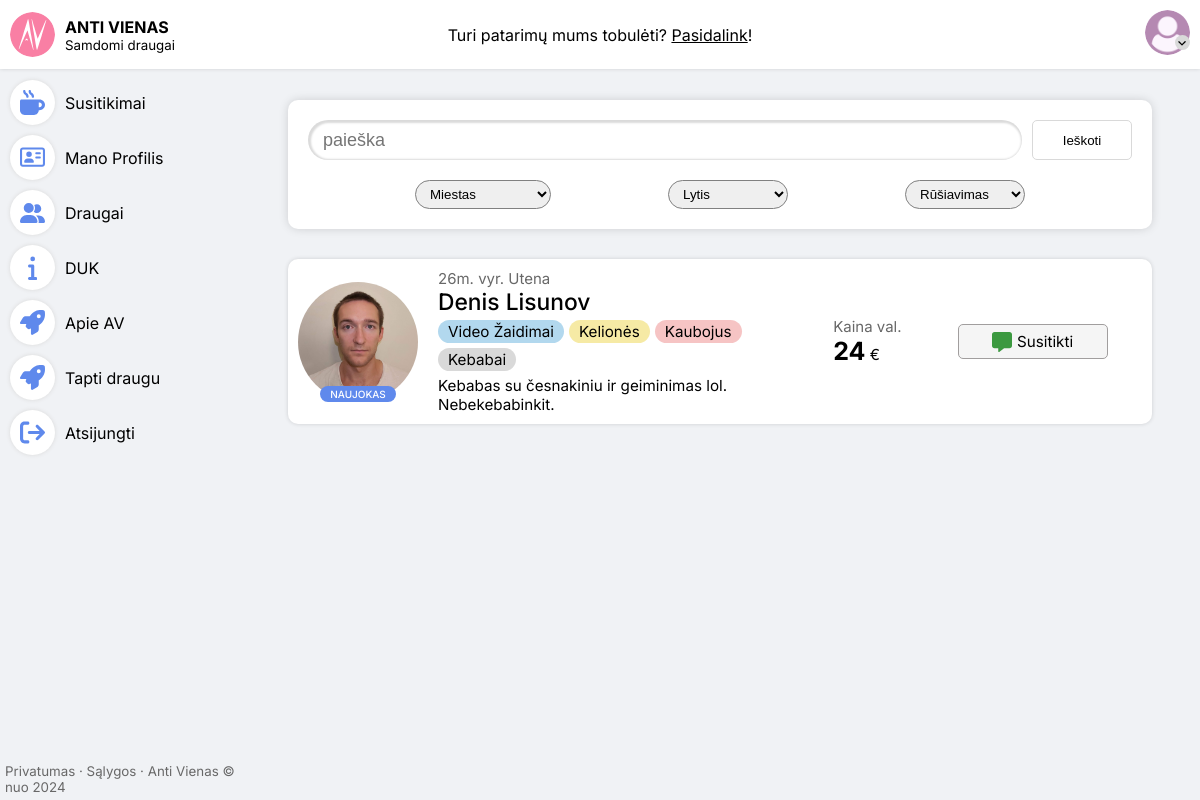
Page / (signed in) on the committed database.
### antivienas/database/models.py (models this page shows, shortened)
class FriendSetting(models.Model):
    friend =            models.OneToOneField(User, related_name="friend", on_delete=models.CASCADE, primary_key=True)
    price_per_hour =    models.PositiveIntegerField(default=0)
    is_public =         models.BooleanField(default=False)
    account_number =            models.CharField(max_length=20, blank=True)
    account_holder_details =    models.CharField(max_length=200, blank=True)
    level =     models.SmallIntegerField(choices=LvlOfExperience, default=LvlOfExperience.NEWBIE)
    created =   models.DateTimeField(auto_now_add=True)

class User(AbstractUser):
    is_id_verified =    models.BooleanField(default=False)
    id_img =            models.ImageField(upload_to=user_img_upload_path, blank=True, null=True)
    profile_type =      models.CharField(max_length=6, choices=ProfileTypes, default=ProfileTypes.USER)
    birthday =          models.DateField(default=dt.date(1998,5,14))
    city =              models.CharField(max_length=15,choices=CityOfService,null=True,blank=True)
    job =               models.CharField(max_length=40, blank=True)
    description =       models.TextField(max_length=2500, blank=True)
    gender =            models.CharField(max_length=10, choices=Genders, blank=True, null=True)
    education =         models.CharField(max_length=15, choices=EducationChoices, blank=True, null=True)
    selected_avatar =  models.SmallIntegerField(default=0)
    interest_one =      models.CharField(max_length=50, blank=True)
    interest_two =      models.CharField(max_length=50, blank=True)
    interest_three =    models.CharField(max_length=50, blank=True)
    interest_four =     models.CharField(max_length=50, blank=True)
    interest_color_one =    models.CharField(max_length=7, choices=InterestColorHexes, default=InterestColorHexes.GRAY)
    interest_color_two =    models.CharField(max_length=7, choices=InterestColorHexes, default=InterestColorHexes.GRAY)
    interest_color_three =  models.CharField(max_length=7, choices=InterestColorHexes, default=InterestColorHexes.GRAY)
    interest_color_four =   models.CharField(max_length=7, choices=InterestColorHexes, default=InterestColorHexes.GRAY)
    orders_completed =  models.PositiveIntegerField(default=0)
    @property
    def age(self):
        return int((dt.datetime.now().date() - self.birthday).days / 365.25)
    @property
    def avatar(self):
        return UserProfilePicture.avatar(self)

class UserProfilePicture(models.Model):
    user = models.ForeignKey(User, on_delete=models.CASCADE, related_name="images")
    image = models.ImageField(upload_to=user_img_upload_path)
    is_avatar = models.BooleanField(default=False)
    created =   models.DateTimeField(auto_now_add=True)
    @classmethod
    def avatar(cls, user):
        try:
            image = UserProfilePicture.objects.filter(user=user, is_avatar=True)[0]
        except:
            return None
        return image

### antivienas/backend/views.py (the view)
# urls.py: path('', views.index_page, name="index"),
def index_page(request):
    template = "pages/index.html"
    context = {'cities': CITY_CHOICES, 'genders': GENDERS}
    search_query = request.GET.get('q') if request.GET.get('q') != None else ''
    city = request.GET.get('city') if request.GET.get('city') != None else ''
    if city:
        city = CITY_CHOICES[city]
    gender = request.GET.get('gender') if request.GET.get('gender') != None else ''
    if gender:
        gender = GENDERS[gender]
    sort_by = request.GET.get('filter-by') if request.GET.get('filter-by') != None else ''
    context['search_query'] = search_query
    context['city'] = city
    context['gender'] = gender
    context['sort_by'] = sort_by
    friends = FriendSetting.objects.filter(
        Q(is_public=True) &
        Q(friend__city__icontains=city) &
        Q(friend__gender__icontains=gender)
    )
    for query in search_query.split(" "):
        friends = friends.filter(Q(friend__first_name__icontains=query) | Q(friend__last_name__icontains=query))
    if friends:
        match sort_by:
            case 'age_up':
                friends = friends.order_by('-friend__birthday')
            case 'age_down':
                friends = friends.order_by('friend__birthday')
            case _:
                pass
    context['friends'] = friends
    return render(request, template, context)

### antivienas/frontend/templates/pages/index.html (shortened to what this page needs)
<!DOCTYPE html>
{% load static %}
<html lang="lt">
<head>
    <link rel="stylesheet" href="{% static 'styles/style.css' %}" />
</head>
<body>
    {% include "components/top-nav.html" %}
    <main class="main-double-split">
        <div class="left-container">
            {% include "components/side-nav.html" %}
            {% include "components/terms-of-service.html" %}
        </div>
        <div class="middle-container">
            {% include "components/search-box.html" %}
            {% if friends %}
            {% for friend in friends %}
                {% include "components/friend-card.html" %}
            {% endfor %}
            {% else %}
            <p class="no-results-search">
                Draugų, su tokiais paieškos parametrais, neradome. Galbūt nori <a href="#">būti pirmas</a>?
            </p>
            {% endif %}
        </div>
    </main>
</body>
</html>

### antivienas/frontend/templates/components/friend-card.html (shortened to what this page needs)
{% load static %}
<div class="friend-card-container">
    <a class="info-shell" href="{% url 'profile' friend.friend.pk %}">
        <div class="left-part">
            {% if friend.friend.avatar %}
            <img src="{{ friend.friend.avatar.image.url }}" alt="">
            {% else %}
            <img src="{% static 'assets/user-no-avatar.png' %}" alt="">
            {% endif %}
            <div class="level-container">
                <p class="level" style="background-color: var(--blue);">{% if friend.friend.gender == "Vyras" %}{{ friend.get_level_display }}{% else %}{{ friend.get_level_display|slice:"0:-2"|add:"ė" }}{% endif %}</p>
            </div>
        </div>
        <div class="right-part">
                <div class="header">
                    <small>{{ friend.friend.age }}m. {{ friend.friend.gender|lower|slice:"0:3" }}. {{ friend.friend.city|title }}</small>
                </div>
                <div class="name-part">
                    <h2>{{ friend.friend.first_name|title }} {{ friend.friend.last_name|title }}</h2>
                </div>
                <div class="interest-container">
                    {% include "components/interests-duplicate.html" %}
                </div>
                <div class="description-shell">
                    <p>{{ friend.friend.description|truncatechars:150 }}</p>
                </div>
        </div>
    <div class="price-part">
        <small>Kaina val. </small>
        <span><strong>{{ friend.price_per_hour }}</strong> €</span>
    </div>
    </a>
    <div class="action-part">
        <a href="#" class="meetup-btn">
            <span>Susitikti</span>
        </a>
    </div>
</div>

### antivienas/frontend/templates/components/interests-duplicate.html
{% if friend.friend.interest_one %}
<p class="interest-item" style="background-color: {{ friend.friend.interest_color_one }};">{{friend.friend.interest_one}}</p>
{% endif %}
{% if friend.friend.interest_two %}
<p class="interest-item" style="background-color: {{ friend.friend.interest_color_two }};">{{friend.friend.interest_two}}</p>
{% endif %}
{% if friend.friend.interest_three %}
<p class="interest-item" style="background-color: {{ friend.friend.interest_color_three }};">{{friend.friend.interest_three}}</p>
{% endif %}
{% if friend.friend.interest_four %}
<p class="interest-item" style="background-color: {{ friend.friend.interest_color_four }};">{{friend.friend.interest_four}}</p>
{% endif %}

### static/styles/style.css (style rules this page uses)
:root { --bg: #F0F2F5; --component-bg: white; --text: black; --gray: #686868; --light-gray: #D9D9D9; --nav-hover: #E8E9EA; --fade: #00000025; --expander-gray: #EAEAEA; --blue: #5f89ec; --soft-blue: #C9DEFF; --blue-hover: #81a6fd; --blue-notification: #A5CFED; --star-color: #FFD600; --yellow: #F6EAA5; --checkmark-color: #3c9940; --light-green: #CFF8D1; --light-green-hover: #b0f5b6; --accept-color: #84DC75; --pink: #F97FA4; --red: #FF8C8C; }
*,*::before,*::after { box-sizing: border-box; margin: 0; }
html, body { height: 100%; }
body { font-family: 'Inter', sans-serif; background-color: var(--bg); }
a { color: var(--text); text-decoration: none; }
.main-double-split { display: grid; grid-template-columns: 1fr 4fr; }
main { padding-top: 70px; height: 100%; }
.left-container { padding: 5px; display: flex; flex-direction: column; justify-content: space-between; }
.middle-container { align-items: center; -ms-overflow-style: none; scrollbar-width: none; overflow-y: scroll; }
.friend-card-container { width: 90%; background-color: var(--component-bg); padding: 10px; border-radius: 10px; box-shadow: 0px 0px 4px 0px var(--fade); margin: auto; margin-bottom: 15px; font-size: 0.95em; height: auto; min-height: 155px; display: grid; grid-template-columns: 1fr 0.35fr; }
.friend-card-container .info-shell { align-items: center; gap: 20px; display: flex; justify-content: space-between; }
.friend-card-container img { max-width: 120px; border-radius: 50%; }
.friend-card-container .left-part { display: flex; flex-direction: column; align-items: center; gap: 5px; min-width: 120px; justify-content: center; position: relative; max-height: 130px; }
.friend-card-container .right-part { display: flex; flex-direction: column; width: 100%; justify-content: center; max-width: 400px; }
.friend-card-container .action-part { align-content: center; width: 100%; }
.action-part a, .btn-container a, .btn-container button { height: 35px; padding: 0 20px; border: 1px solid #a19e9e; background: #f5f5f5; border-radius: 5px; cursor: pointer; text-decoration: none; align-content: center; text-align: center; display: flex; justify-content: center; align-items: center; gap: 5px; }
.action-part a { margin: auto; }
.action-part a, .meetup-btn { width: 150px; }
.friend-card-container .level-container { position: absolute; bottom: 0; }
.friend-card-container .level, .level-container .level { padding: 2px 10px; border-radius: 20px; text-transform: uppercase; font-weight: 500; color: var(--component-bg); }
.level-container .level { font-size: 10px; }
.friend-card-container small { font-size: 15px; color: var(--gray); }
.friend-card-container h2 { font-weight: 500; }
.friend-card-container .price-part { height: 50px; width: 150px; }
.price-part small { display: block; }
.price-part strong { font-size: 25px; }
.price-container .meetup-svg, .action-part .meetup-svg { fill: var(--checkmark-color); width: 20px; height: 20px; }
.friend-card-container .interest-container { display: flex; gap: 5px; flex-wrap: wrap; margin: 5px 0px; }
.interest-item { padding: 2px 10px; border-radius: 20px; }

### rows in the picture
FriendSetting: friend.avatar.image (picture), level "NAUJOKAS", friend.age "26", friend.gender "vyr", friend.city "Utena", friend.first_name "Denis", friend.last_name "Lisunov", friend.interest_one "Video Žaidimai", friend.interest_two "Kelionės", friend.interest_three "Kaubojus", friend.interest_four "Kebabai", friend.description "Kebabas su česnakiniu ir geiminimas lol. Nebekebabinkit.", price_per_hour "24"
